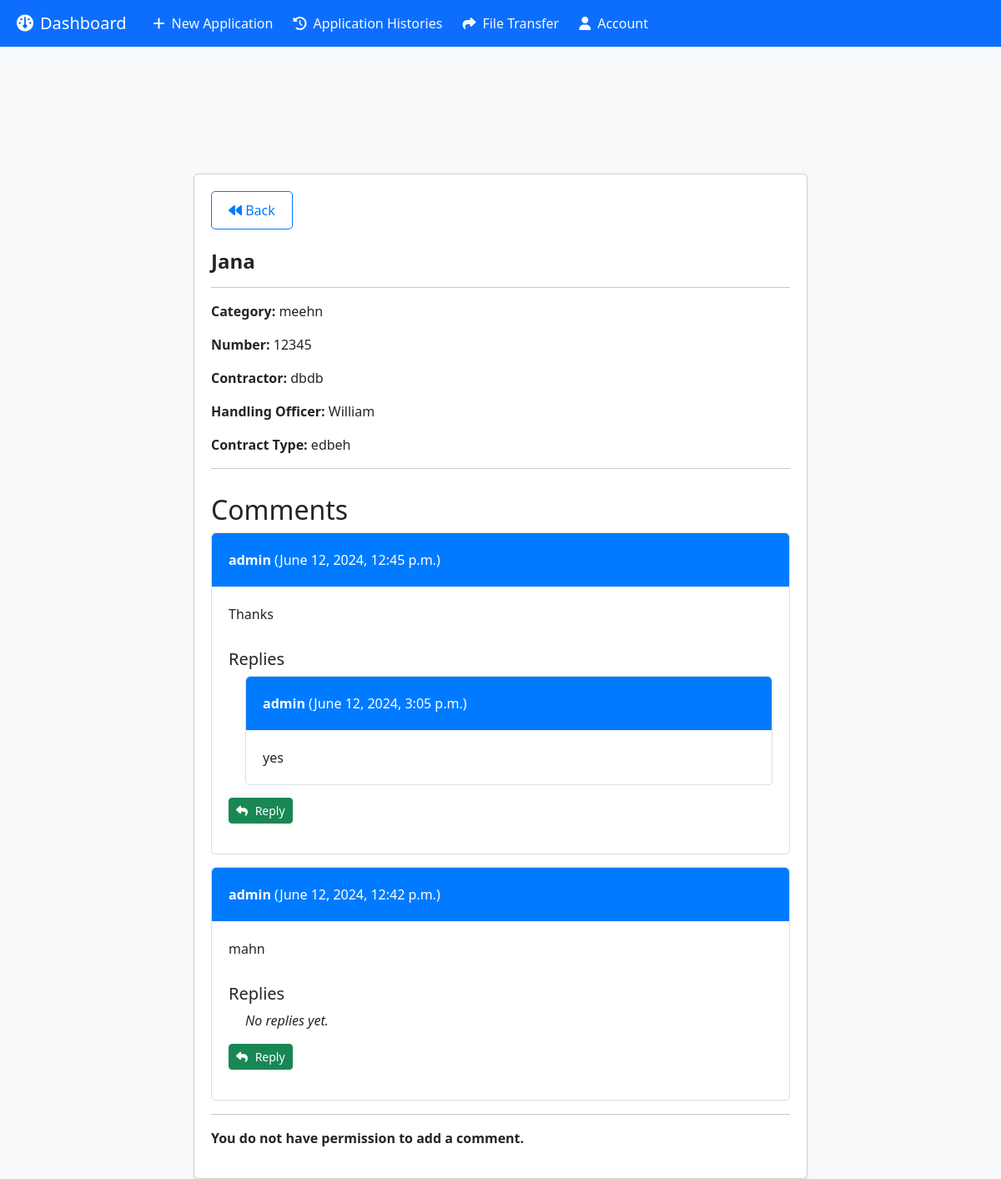
The app's page /projects/4/ (signed in), older data.
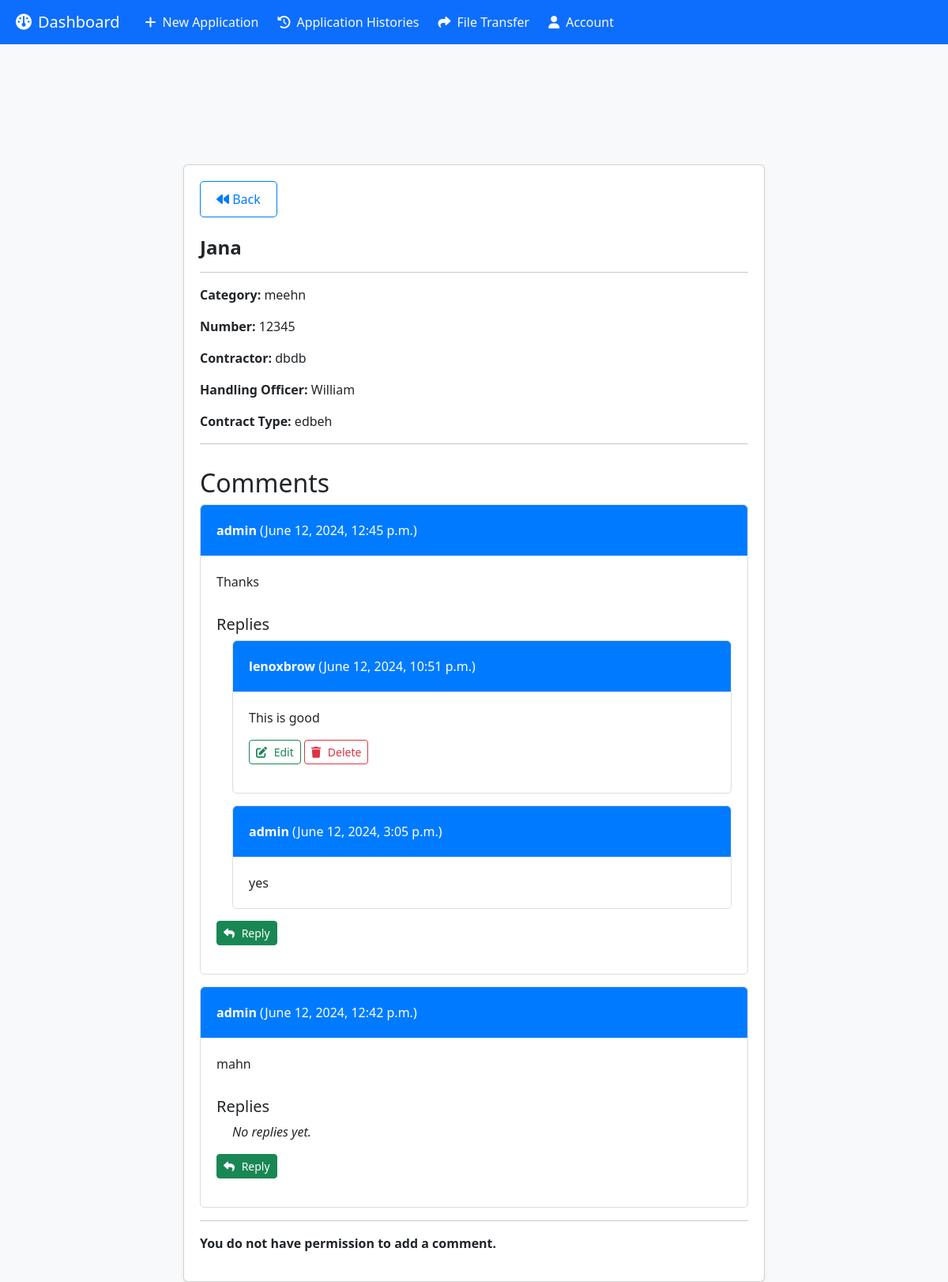
The same page, newer data.
### main/models.py (models this page shows)
class Comment(models.Model):
    project = models.ForeignKey(Project, related_name='comments', on_delete=models.CASCADE)
    user = models.ForeignKey(User, on_delete=models.CASCADE)
    content = models.TextField()
    timestamp = models.DateTimeField(auto_now_add=True)

class Reply(models.Model):
    comment = models.ForeignKey(Comment, related_name='replies', on_delete=models.CASCADE)
    user = models.ForeignKey(User, on_delete=models.CASCADE)
    content = models.TextField()
    timestamp = models.DateTimeField(auto_now_add=True)

### main/views.py (the view)
# urls.py: path('projects/<int:pk>/', views.project_detail, name='project_detail'),
@login_required
def project_detail(request, pk):
    project = get_object_or_404(Project, pk=pk)
    comments = project.comments.all().order_by('-timestamp')
    if request.method == 'POST':
        comment_form = CommentForm(request.POST)
        if comment_form.is_valid():
            comment = comment_form.save(commit=False)
            comment.user = request.user
            comment.project = project
            comment.save()
            return redirect('project_detail', pk=project.pk)
    else:
        comment_form = CommentForm()
    return render(request, 'project_detail.html', {
        'project': project,
        'comments': comments,
        'comment_form': comment_form
    })

### templates/project_detail.html (shortened to what the changed rows need)
{% extends 'base.html' %}
{% load crispy_forms_tags %}
{% block content %}
<div class="container project-details">
    <div class="row justify-content-center">
        <div class="col-md-8">
            <div class="card shadow-sm mt-5">
                <div class="card-body">
                    <h1 class="card-title mt-4">{{ project.name }}</h1>
                    <div class="comment-section">
                        <h2>Comments</h2>
                        {% for comment in comments %}
                        <div class="card comment-card">
                            <div class="card-header">
                                <strong>{{ comment.user.username }}</strong> ({{ comment.timestamp }})
                            </div>
                            <div class="card-body">
                                <p class="card-text">{{ comment.content }}</p>
                                <div class="replies-section">
                                    <h5>Replies</h5>
                                    {% for reply in comment.replies.all|dictsortreversed:"timestamp" %}
                                    <div class="card reply-card">
                                        <div class="card-header">
                                            <strong>{{ reply.user.username }}</strong> ({{ reply.timestamp }})
                                        </div>
                                        <div class="card-body">
                                            <p class="card-text">{{ reply.content }}</p>
                                            {% if reply.user == request.user %}
                                            <p>
                                                <a href="{% url 'edit_reply' project.pk comment.pk reply.pk %}" class="btn btn-sm btn-outline-success"><i class="fa-solid fa-pen-to-square"></i> Edit</a>
                                                <a href="{% url 'delete_reply' project_id=project.id comment_id=comment.id reply_id=reply.id %}" class="btn btn-sm btn-outline-danger"><i class="fa-solid fa-trash"></i> Delete</a>
                                            </p>
                                            {% endif %}
                                        </div>
                                    </div>
                                    {% empty %}
                                    <p class="no-replies">No replies yet.</p>
                                    {% endfor %}
                                </div>
                                <p><a href="{% url 'add_reply' project.pk comment.pk %}" class="btn btn-sm btn-success"><i class="fa-solid fa-reply"></i> Reply</a></p>
                            </div>
                        </div>
                        {% endfor %}
                    </div>
                </div>
            </div>
        </div>
    </div>
</div>
{% endblock %}

Row changes from the older to the newer data that the page shows:
added Reply: user.username "lenoxbrow", timestamp "June 12, 2024, 10:51 p.m.", content "This is good", shows "Edit", shown under Comment "June 12, 2024, 12:45 p.m."
